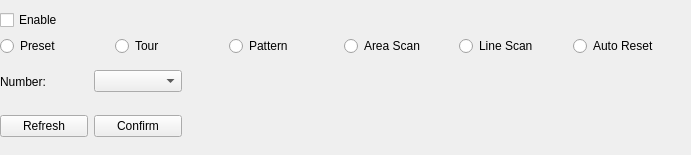
            <widget class="QWidget" name="tab_2">
             <attribute name="title">
              <string>Boot action</string>
             </attribute>
             <widget class="QWidget" name="widget_5" native="true">
              <property name="geometry">
               <rect>
                <x>0</x>
                <y>10</y>
                <width>682</width>
                <height>136</height>
               </rect>
              </property>
              <layout class="QGridLayout" name="gridLayout_8">
               <item row="0" column="0">
                <widget class="QCheckBox" name="bootEnableCheckBox">
                 <property name="text">
                  <string>Enable</string>
                 </property>
                </widget>
               </item>
               <item row="1" column="0">
                <layout class="QHBoxLayout" name="horizontalLayout_14">
                 <item>
                  <widget class="QRadioButton" name="bootPresetRadioBtn">
                   <property name="text">
                    <string>Preset</string>
                   </property>
                  </widget>
                 </item>
                 <item>
                  <widget class="QRadioButton" name="bootTourRadioBtn">
                   <property name="text">
                    <string>Tour</string>
                   </property>
                  </widget>
                 </item>
                 <item>
                  <widget class="QRadioButton" name="bootPatternRadioBtn">
                   <property name="text">
                    <string>Pattern</string>
                   </property>
                  </widget>
                 </item>
                 <item>
                  <widget class="QRadioButton" name="bootAreaScanRadioBtn">
                   <property name="text">
                    <string>Area Scan</string>
                   </property>
                  </widget>
                 </item>
                 <item>
                  <widget class="QRadioButton" name="bootLineScanRadioBtn">
                   <property name="text">
                    <string>Line Scan</string>
                   </property>
                  </widget>
                 </item>
                 <item>
                  <widget class="QRadioButton" name="bootAutoResetRadioBtn">
                   <property name="text">
                    <string>Auto Reset</string>
                   </property>
                  </widget>
                 </item>
                </layout>
               </item>
               <item row="2" column="0">
                <layout class="QGridLayout" name="gridLayout_4">
                 <item row="0" column="0">
                  <widget class="QLabel" name="label_18">
                   <property name="text">
                    <string>Number:</string>
                   </property>
                  </widget>
                 </item>
                 <item row="0" column="1">
                  <widget class="QComboBox" name="BootComboBox"/>
                 </item>
                 <item row="0" column="2">
                  <spacer name="verticalSpacer_4">
                   <property name="orientation">
                    <enum>Qt::Vertical</enum>
                   </property>
                   <property name="sizeHint" stdset="0">
                    <size>
                     <width>500</width>
                     <height>40</height>
                    </size>
                   </property>
                  </spacer>
                 </item>
                </layout>
               </item>
               <item row="3" column="0">
                <layout class="QHBoxLayout" name="horizontalLayout_15">
                 <item>
                  <widget class="QPushButton" name="bootRefreshBtn">
                   <property name="text">
                    <string>Refresh</string>
                   </property>
                  </widget>
                 </item>
                 <item>
                  <widget class="QPushButton" name="bootConfirmBtn">
                   <property name="text">
                    <string>Confirm</string>
                   </property>
                  </widget>
                 </item>
                 <item>
                  <spacer name="verticalSpacer">
                   <property name="orientation">
                    <enum>Qt::Vertical</enum>
                   </property>
                   <property name="sizeHint" stdset="0">
                    <size>
                     <width>500</width>
                     <height>40</height>
                    </size>
                   </property>
                  </spacer>
                 </item>
                </layout>
               </item>
              </layout>
             </widget>
            </widget>
